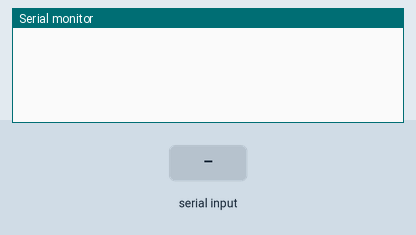
This sketch was run on a simulated Arduino Uno, built with avr-gcc and run on an emulated ATmega328P. Parts: the last lines printed to the serial monitor. Inputs (shaded band) come from the test bench.

Above: at 1.2 s.
1.3 s: "?\n" received over Serial
At 2.5 s:
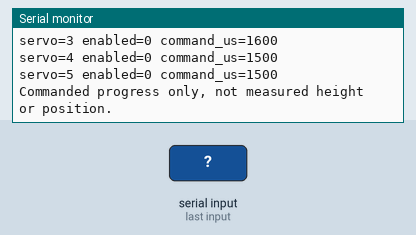
2.8 s: "+\n" received over Serial
4.3 s: "w\n" received over Serial
At 5.4 s:
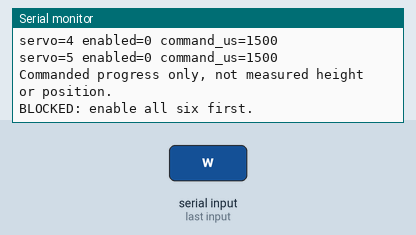
5.8 s: "90,45\n" received over Serial
At 6.5 s:
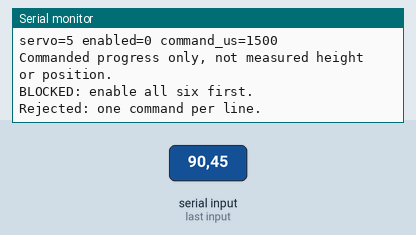
7.3 s: "e\n" received over Serial
At 7.6 s:
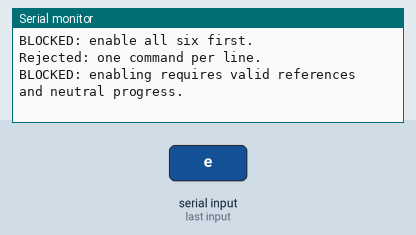
Timing chart, 0 to 9.8 s (numbered marks = the images above; inputs shaded):
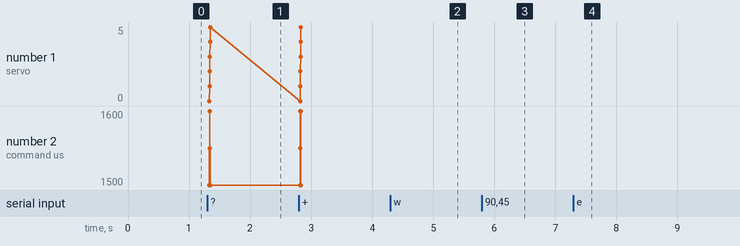

The sketch:

08_GROUP_TEST.ino
```cpp
// Coordinated horn raise/lower exploration. Not a pure-heave IK solution.
// Supported unloaded plate; servo power OFF for upload. See README.md.
#include <Wire.h>
#include <Adafruit_PWMServoDriver.h>

Adafruit_PWMServoDriver pwm(0x40);
const uint8_t servoCount = 6;
const int neutralUs[servoCount] = {1500, 1600, 1550, 1600, 1500, 1500};
const int upUs[servoCount] = {2000, 1000, 2000, 1000, 2000, 1000};
const int downUs[servoCount] = {1000, 2000, 1000, 2000, 1000, 2000};
const int minimumUs = 1000;
const int maximumUs = 2000;
const unsigned long tickIntervalMs = 20;
const int rampStep = 5; // 0.5% of neutral-to-endpoint command travel per tick.
bool enabled[servoCount] = {};
bool driverReady = false;
bool configurationValid = false;
uint8_t selected = 0;
int progress = 0; // Per mille: -1000=down endpoints; 0=neutral; +1000=up endpoints.
int target = 0;
int raiseLimit = 50; // Initial 5% allowance in each direction.
int lowerLimit = 50;
int stepSize = 50; // Coarse 5%; fine 1%.
bool moving = false;
unsigned long lastTick = 0;
char command = 0;
bool invalidLine = false;

int pulseAt(uint8_t channel, int fraction) {
  int endpoint = fraction >= 0 ? upUs[channel] : downUs[channel];
  int magnitude = fraction >= 0 ? fraction : -fraction;
  return neutralUs[channel] + static_cast<long>(endpoint - neutralUs[channel]) * magnitude / 1000;
}

bool allEnabled() {
  if (!driverReady || !configurationValid) return false;
  for (uint8_t i = 0; i < servoCount; ++i) if (!enabled[i]) return false;
  return true;
}

bool validateConfiguration() {
  for (uint8_t i = 0; i < servoCount; ++i) {
    if (neutralUs[i] < minimumUs || neutralUs[i] > maximumUs ||
        upUs[i] < minimumUs || upUs[i] > maximumUs ||
        downUs[i] < minimumUs || downUs[i] > maximumUs ||
        (upUs[i] - neutralUs[i]) * (downUs[i] - neutralUs[i]) >= 0) return false;
  }
  return true;
}

void printPercent(int value) {
  if (value < 0) { Serial.print('-'); value = -value; }
  Serial.print(value / 10); Serial.print('.'); Serial.print(value % 10);
}

void status() {
  Serial.print("GROUP TEST progress_percent="); printPercent(progress);
  Serial.print(" target_percent="); printPercent(target);
  Serial.print(" moving="); Serial.print(moving);
  Serial.print(" all_enabled="); Serial.println(allEnabled());
  Serial.print("allowed_down_percent="); printPercent(-lowerLimit);
  Serial.print(" allowed_up_percent="); printPercent(raiseLimit);
  Serial.print(" step_percent="); printPercent(stepSize); Serial.println();
  Serial.print("driver_ready="); Serial.print(driverReady);
  Serial.print(" references_valid="); Serial.println(configurationValid);
  for (uint8_t i = 0; i < servoCount; ++i) {
    Serial.print("servo="); Serial.print(i);
    Serial.print(" enabled="); Serial.print(enabled[i]);
    Serial.print(" command_us="); Serial.println(pulseAt(i, progress));
  }
  Serial.println("Commanded progress only, not measured height or position.");
}

void holdPosition() {
  moving = false;
  target = progress;
}

void disableOutputs() {
  holdPosition();
  if (driverReady) {
    for (uint8_t i = 0; i < 16; ++i) pwm.setPWM(i, 0, 4096);
  }
  for (uint8_t i = 0; i < servoCount; ++i) enabled[i] = false;
}

void startTarget(int requested) {
  if (!allEnabled()) { Serial.println("BLOCKED: enable all six at neutral first."); return; }
  if (requested < -lowerLimit || requested > raiseLimit) {
    Serial.println("BLOCKED: staged group allowance. Inspect completed boundary before w."); return;
  }
  target = requested;
  moving = target != progress;
  lastTick = millis();
}

void execute(char c) {
  if (c == 'x') { disableOutputs(); status(); return; }
  if (c == 's') { holdPosition(); status(); return; } // Hold PWM, no recenter.
  if (c == '?') {
    Serial.println("0..5 select; e enable selected at neutral; +/- group raise/lower;");
    Serial.println("g 5% step; f 1% step; w extend completed boundary by 5% (NO movement);");
    Serial.println("n gradual neutral; s pause and HOLD current commands; x ALL PWM off; ? status");
    status(); return;
  }
  if (moving) { Serial.println("Motion active: wait, s to hold, x PWM off, or ?."); return; }
  if (c >= '0' && c <= '5') {
    selected = c - '0'; // Selection never moves or disables other channels.
  } else if (c == 'e') {
    if (!driverReady || !configurationValid || progress != 0) {
      Serial.println("BLOCKED: enabling requires valid references and neutral progress."); return;
    }
    if (!enabled[selected]) {
      pwm.writeMicroseconds(selected, neutralUs[selected]);
      enabled[selected] = true;
    }
  } else if (c == 'g' || c == 'f') {
    stepSize = c == 'g' ? 50 : 10;
  } else if (c == '+' || c == '-') {
    startTarget(progress + (c == '+' ? stepSize : -stepSize));
  } else if (c == 'n') {
    startTarget(0);
  } else if (c == 'w') {
    if (!allEnabled()) { Serial.println("BLOCKED: enable all six first."); return; }
    if (progress == raiseLimit && raiseLimit < 1000) {
      raiseLimit += 50;
    } else if (progress == -lowerLimit && lowerLimit < 1000) {
      lowerLimit += 50;
    } else {
      Serial.println("BLOCKED: complete current boundary first, or already at 100% guardrail."); return;
    }
    Serial.println("Allowance extended WITHOUT movement. Newly allowed travel is unverified.");
  } else {
    Serial.println("Rejected: send ? for group-test commands."); return;
  }
  status();
}

void updateMotion() {
  if (!moving || millis() - lastTick < tickIntervalMs) return;
  lastTick = millis();
  if (!allEnabled()) { holdPosition(); return; }
  int difference = target - progress;
  int delta = difference > rampStep ? rampStep : difference < -rampStep ? -rampStep : difference;
  int next = progress + delta;
  int pulses[servoCount];
  // Validate the complete update before writing any channel.
  for (uint8_t i = 0; i < servoCount; ++i) {
    pulses[i] = pulseAt(i, next);
    if (pulses[i] < minimumUs || pulses[i] > maximumUs) {
      holdPosition(); Serial.println("BLOCKED: group target outside pulse guardrails."); return;
    }
  }
  for (uint8_t i = 0; i < servoCount; ++i) pwm.writeMicroseconds(i, pulses[i]);
  progress = next;
  if (progress == target) {
    moving = false;
    Serial.println("Group target commands reached. Inspect actual platform before continuing.");
    status();
  }
}

void setup() {
  Serial.begin(115200);
  Wire.begin();
  driverReady = pwm.begin();
  disableOutputs();
  if (driverReady) pwm.setPWMFreq(50);
  configurationValid = validateConfiguration();
}

void loop() {
  uint8_t bytesRead = 0;
  while (Serial.available() && bytesRead < 32) {
    ++bytesRead;
    char c = Serial.read();
    if (c == '\r') continue;
    if (c == '\n') {
      if (invalidLine) Serial.println("Rejected: one command per line.");
      else if (command) execute(command);
      command = 0; invalidLine = false;
    } else if (command) invalidLine = true;
    else command = c;
  }
  updateMotion();
}
```

Measured:
- after the input at 1.3 s, the serial monitor: prints a new line at once (image 1)
- after the input at 4.3 s, the serial monitor: prints a new line at once (image 2)
- after the input at 5.8 s, the serial monitor: prints a new line at once (image 3)
- after the input at 7.3 s, the serial monitor: prints a new line at once (image 4)
